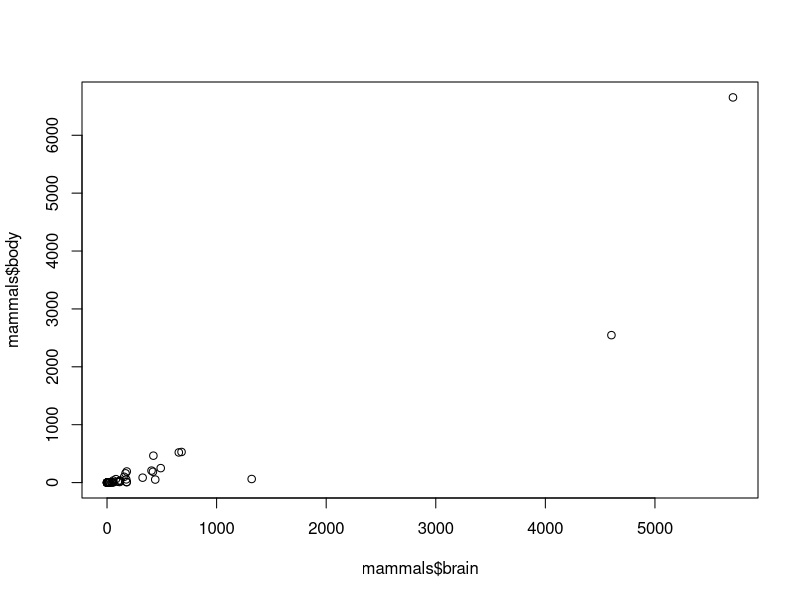
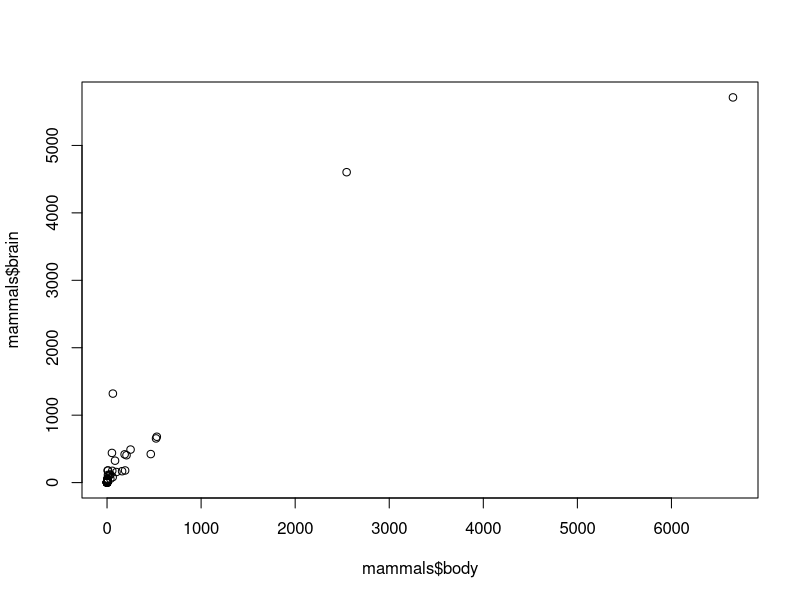
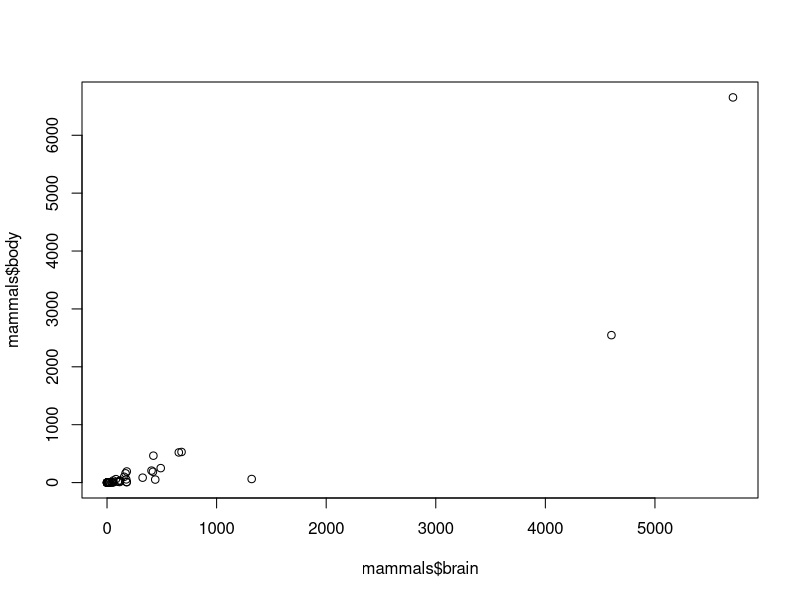
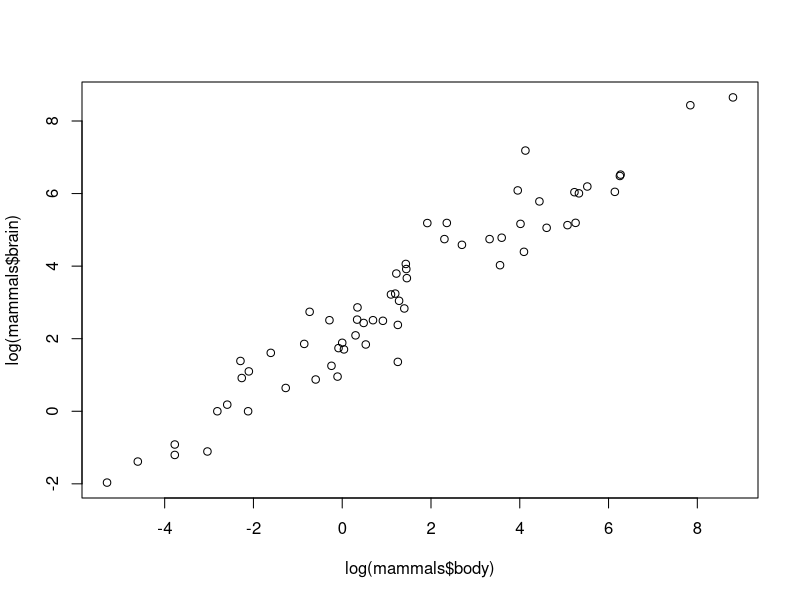
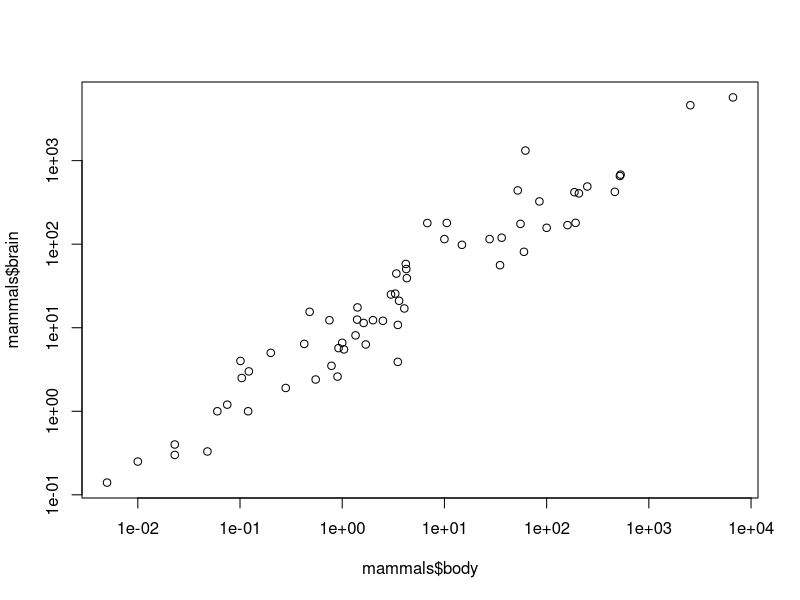
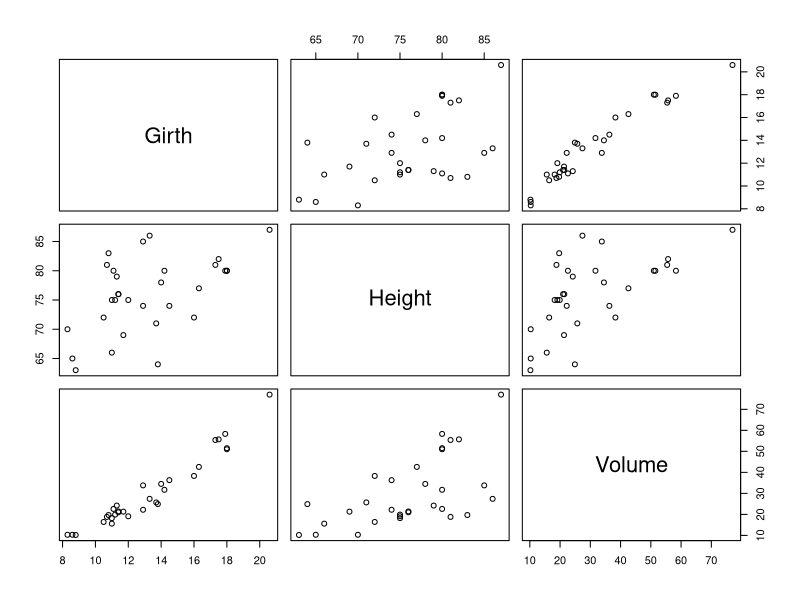
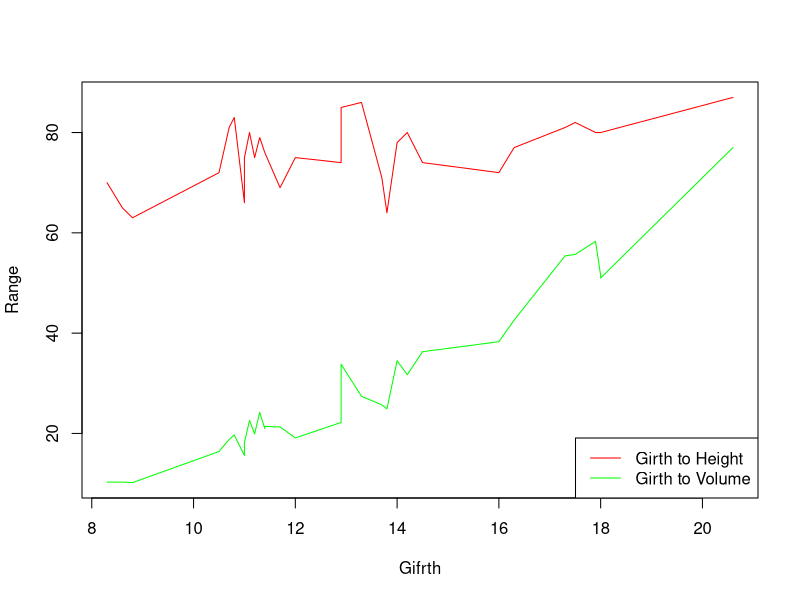

Reproduce these figures in R, in order.
setwd("~/School/SDU/Biostatistics I/")

# Exercise 1.1
my.data <- read.table("DataTable.csv", fill = TRUE, header = TRUE, sep = "\t", skip = 1)

# Check if the row and col names were set and if the data are not empty
if (length(rownames(my.data)) > 0 & length(colnames(my.data)) > 0 & length(my.data) > 0) {
  print("Everything was set correctly")
} else {
  print("Something went wrong")
}

# Number of empty values in cols
for (col in colnames(my.data)) {
  n <- sum(is.na(my.data[col]))
  print(sprintf("[%s] -> %d", col, n))
}
colSums(is.na(my.data)) # other way

# Number of empty values in rows
for (row in 1:nrow(my.data)) {
  m <- sum(is.na(my.data[row,]))
  print(sprintf("[%d] -> %d", row, m))
}
rowSums(is.na(my.data)) # other way

# Exercise 1.2
install.packages("MASS")
library(MASS)
data("Pima.tr2")
dim(Pima.tr2)

# Number of empty values in cols
for (col in colnames(Pima.tr2)) {
  n <- sum(is.na(Pima.tr2[col]))
  print(sprintf("[%s] -> %d", col, n))
}

# Number of empty values in rows
for (row in 1:nrow(Pima.tr2)) {
  m <- sum(is.na(Pima.tr2[row,]))
  print(sprintf("[%d] -> %d", row, m))
}

# TODO: table()

# Exercise 1.3
# Exercise 1.3.1
mean(1:21)
range(1:21)

# Exercise 1.3.2
mean(rnorm(50, 0, sd = 1))
range(rnorm(50, 0, sd = 1))

mean(women$height)
range(women$height)

# Exercise 1.4
median(1:21)
sum(1:21)
sd(1:21)

# Exercise 1.5
library(MASS)
data("mammals")
plot(mammals$body~mammals$brain)
plot(mammals$body, mammals$brain)
plot(mammals$brain, mammals$body)
plot(log(mammals$body), log(mammals$brain))
plot(log="xy", mammals$body, mammals$brain)

# Exercise 1.6
# See pictures/exercise-1.6
# xlim, ylim
plot(trees)
plot(range(trees$Girth), c(min(range(trees$Height), range(trees$Volume)), max(range(trees$Height), range(trees$Volume))), xlab = "Gifrth", ylab = "Range", type = "n")
lines(trees$Girth, trees$Height, col = "red")
lines(trees$Girth, trees$Volume, col = "green")
legend("bottomright", legend=c("Girth to Height", "Girth to Volume"), col=c("red", "green"), lty = 1)

# Exercise 1.7
# example woth order
a <- order(trees$Height)
trees1 <- trees[a,]
trees1

genotype[order(genotype$Wt), ]
genotype[order(genotype$Mother), ]
